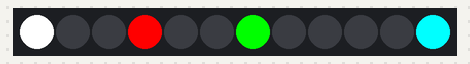
The program below on a simulated MicroPython board. Shown: 12 RGB LEDs in strip order, left to right.

Above: at 0.05 s.
At 0.65 s:
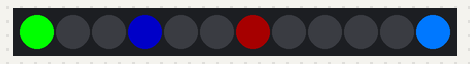

Measured:
- by itself, everything shown: repeats every 0.40 s, in 4 steps

The program:

neopixel_crazy_blink.py
```python
from neopixel import NeoPixel
from machine import Pin
from time import sleep

n = 12
p = 12
np = NeoPixel(Pin(p, Pin.OUT), n)

while True:
    np[0] = (255, 255, 255)
    np[3] = (255, 0, 0)
    np[6] = (0, 255, 0)
    np[11] = (0, 255, 255)

    np.write()
    sleep(0.1)

    np[0] = (0, 0, 0)
    np[3] = (0, 255, 0)
    np[6] = (0, 0, 0)
    np[11] = (0, 0, 255)

    np.write()
    sleep(0.1)

    np[0] = (0, 255, 0)
    np[3] = (0, 0, 100)
    np[6] = (40, 0, 0)
    np[11] = (0, 120, 255)

    np.write()
    sleep(0.1)

    np[0] = (255, 255, 255)
    np[3] = (255, 255, 255)
    np[6] = (255, 255, 255)
    np[11] = (255, 255, 255)

    np.write()
    sleep(0.1)
```
